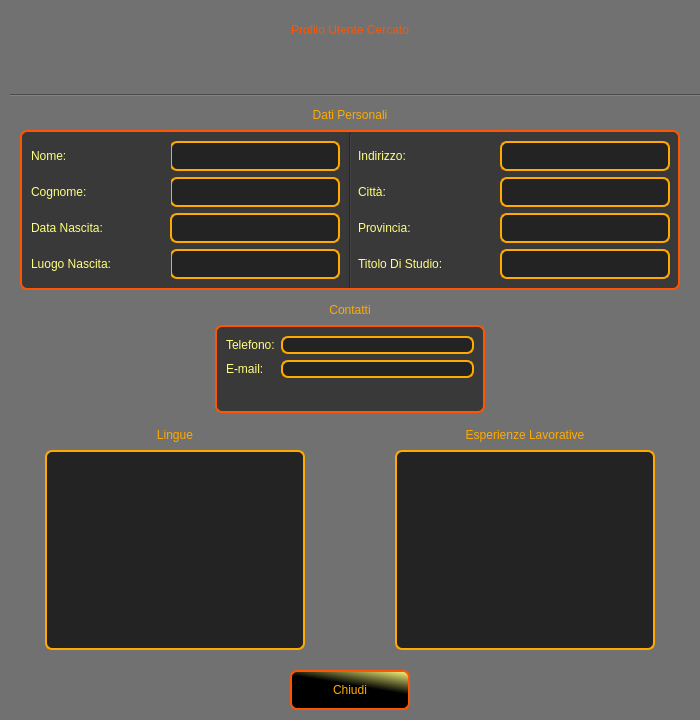
<?xml version="1.0" encoding="UTF-8"?>
<ui version="4.0">
 <class>InterfacciaProfiloAmico</class>
 <widget class="QWidget" name="InterfacciaProfiloAmico">
  <property name="geometry">
   <rect>
    <x>0</x>
    <y>0</y>
    <width>700</width>
    <height>720</height>
   </rect>
  </property>
  <property name="minimumSize">
   <size>
    <width>700</width>
    <height>720</height>
   </size>
  </property>
  <property name="maximumSize">
   <size>
    <width>700</width>
    <height>720</height>
   </size>
  </property>
  <property name="windowTitle">
   <string>Form</string>
  </property>
  <property name="styleSheet">
   <string notr="true">QWidget
{
	background-color:rgb(113, 113, 113);
}

QPushButton
{
	background-color:qlineargradient(spread:pad, x1:0.474, y1:1, x2:1, y2:0, stop:0.507177 rgba(0, 0, 0, 255), stop:1 rgba(255, 255, 127, 255));
	font: bold 16pt &quot;Kinnari&quot;;
	color: rgb(255, 170, 0);
	border-width: 2px;
	border-color:rgb(255, 85, 0);
	border-style: solid;
	border-radius: 7;
}

QPushButton:hover
{
	background-color:qlineargradient(spread:pad, x1:0.474, y1:1, x2:1, y2:0, stop:0 rgba(0, 0, 0, 255), stop:0.507177 rgba(255, 170, 0, 255)); 
	color: rgb(0, 0, 0);
}


QPushButton:hover:!pressed
{
	background-color:qlineargradient(spread:pad, x1:0.244, y1:1, x2:0.837, y2:0.227273, stop:0 rgba(255, 255, 127, 255), stop:0.507177 rgba(0, 0, 0, 255));
	color: rgb(255, 170, 0);
}

#ProfiloUtenteLabel
{
	font: bold italic 32pt &quot;Kinnari&quot;;
	color: rgb(255, 85, 0);
	background-color:rgb(113, 113, 113);
}

#DatiPersonaliLabel
{
	font: bold 18pt &quot;Kinnari&quot;;
	color:rgb(255, 170, 0);
	background-color:rgb(113, 113, 113);
}

#ContattiLabel
{
	font: bold 18pt &quot;Kinnari&quot;;
	color:rgb(255, 170, 0);
	background-color:rgb(113, 113, 113);
}

#LingueLabel
{
	font: bold 18pt &quot;Kinnari&quot;;
	color:rgb(255, 170, 0);
	background-color:rgb(113, 113, 113);
}

#EsperienzeLabel
{
	font: bold 18pt &quot;Kinnari&quot;;
	color:rgb(255, 170, 0);
	background-color:rgb(113, 113, 113);
}

QLabel
{
	font: bold 14pt &quot;Kinnari&quot;;
	color:rgb(255, 255, 127);
	background-color:rgb(57, 57, 57);
}

#CittaTextLabel
{
	font:bold 12pt &quot;Kinnari&quot;;
	color:rgb(255, 255, 127);
	background-color: rgb(35, 35, 35);
	border-style: solid;
	border: 2px solid rgb(255, 170, 0);
	border-radius: 7;
}

#NomeTextLabel
{
	font:bold 12pt &quot;Kinnari&quot;;
	color:rgb(255, 255, 127);
	background-color: rgb(35, 35, 35);
	border-style: solid;
	border: 2px solid rgb(255, 170, 0);
	border-radius: 7;
}

#CognomeTextLabel
{
	font:bold 12pt &quot;Kinnari&quot;;
	color:rgb(255, 255, 127);
	background-color: rgb(35, 35, 35);
	border-style: solid;
	border: 2px solid rgb(255, 170, 0);
	border-radius: 7;
}

#DataNascitaTextLabel
{
	font:bold 12pt &quot;Kinnari&quot;;
	color:rgb(255, 255, 127);
	background-color: rgb(35, 35, 35);
	border-style: solid;
	border: 2px solid rgb(255, 170, 0);
	border-radius: 7;
}

#LuogoNascitaTextLabel
{
	font:bold 12pt &quot;Kinnari&quot;;
	color:rgb(255, 255, 127);
	background-color: rgb(35, 35, 35);
	border-style: solid;
	border: 2px solid rgb(255, 170, 0);
	border-radius: 7;
}

#IndirizzoTextLabel
{
	font:bold 12pt &quot;Kinnari&quot;;
	color:rgb(255, 255, 127);
	background-color: rgb(35, 35, 35);
	border-style: solid;
	border: 2px solid rgb(255, 170, 0);
	border-radius: 7;
}

#ProvinciaTextLabel
{
	font:bold 12pt &quot;Kinnari&quot;;
	color:rgb(255, 255, 127);
	background-color: rgb(35, 35, 35);
	border-style: solid;
	border: 2px solid rgb(255, 170, 0);
	border-radius: 7;
}

#TitoloStudioTextLabel
{
	font:bold 12pt &quot;Kinnari&quot;;
	color:rgb(255, 255, 127);
	background-color: rgb(35, 35, 35);
	border-style: solid;
	border: 2px solid rgb(255, 170, 0);
	border-radius: 7;
}

#TelefonoTextLabel
{
	font:bold 12pt &quot;Kinnari&quot;;
	color:rgb(255, 255, 127);
	background-color: rgb(35, 35, 35);
	border-style: solid;
	border: 2px solid rgb(255, 170, 0);
	border-radius: 7;
}

#EmailTextLabel
{
	font:bold 12pt &quot;Kinnari&quot;;
	color:rgb(255, 255, 127);
	background-color: rgb(35, 35, 35);
	border-style: solid;
	border: 2px solid rgb(255, 170, 0);
	border-radius: 7;
}

QTextEdit
{
	font:bold 12pt &quot;Kinnari&quot;;
	color:rgb(255, 255, 127);
	background-color: rgb(35, 35, 35);
	selection-color: rgb(0, 0, 0);
	selection-background-color: rgb(255, 170, 0);
	border-style: solid;
	border: 2px solid rgb(255, 170, 0);
	border-radius: 7;s
}

QGroupBox
{
	background-color:rgb(57, 57, 57);
	border-width: 2px;
	border-color:rgb(255, 85, 0);
	border-style: solid;
	border-radius: 7;
}

#line2
{
	background-color:rgb(57, 57, 57);
}

#AvvisoLabel
{
	font: bold 12pt &quot;Kinnari&quot;;
	color: rgb(255, 255, 0);
	background-color:rgb(113, 113, 113);

}
</string>
  </property>
  <widget class="Line" name="line">
   <property name="geometry">
    <rect>
     <x>10</x>
     <y>90</y>
     <width>821</width>
     <height>10</height>
    </rect>
   </property>
   <property name="orientation">
    <enum>Qt::Horizontal</enum>
   </property>
  </widget>
  <widget class="QLabel" name="ProfiloUtenteLabel">
   <property name="geometry">
    <rect>
     <x>125</x>
     <y>0</y>
     <width>450</width>
     <height>60</height>
    </rect>
   </property>
   <property name="text">
    <string>Profilo Utente Cercato</string>
   </property>
   <property name="alignment">
    <set>Qt::AlignCenter</set>
   </property>
  </widget>
  <widget class="QPushButton" name="ChiudiButton">
   <property name="geometry">
    <rect>
     <x>290</x>
     <y>670</y>
     <width>120</width>
     <height>40</height>
    </rect>
   </property>
   <property name="cursor">
    <cursorShape>PointingHandCursor</cursorShape>
   </property>
   <property name="text">
    <string>Chiudi</string>
   </property>
  </widget>
  <widget class="QGroupBox" name="groupBox">
   <property name="geometry">
    <rect>
     <x>20</x>
     <y>130</y>
     <width>660</width>
     <height>160</height>
    </rect>
   </property>
   <property name="title">
    <string/>
   </property>
   <property name="alignment">
    <set>Qt::AlignLeading|Qt::AlignLeft|Qt::AlignVCenter</set>
   </property>
   <widget class="QLabel" name="TitoloStudioTextLabel">
    <property name="geometry">
     <rect>
      <x>480</x>
      <y>119</y>
      <width>170</width>
      <height>30</height>
     </rect>
    </property>
    <property name="text">
     <string/>
    </property>
   </widget>
   <widget class="QLabel" name="ProvinciaTextLabel">
    <property name="geometry">
     <rect>
      <x>480</x>
      <y>83</y>
      <width>170</width>
      <height>30</height>
     </rect>
    </property>
    <property name="text">
     <string/>
    </property>
   </widget>
   <widget class="QLabel" name="CognomeTextLabel">
    <property name="geometry">
     <rect>
      <x>150</x>
      <y>47</y>
      <width>170</width>
      <height>30</height>
     </rect>
    </property>
    <property name="text">
     <string/>
    </property>
   </widget>
   <widget class="QLabel" name="IndirizzoTextLabel">
    <property name="geometry">
     <rect>
      <x>480</x>
      <y>11</y>
      <width>170</width>
      <height>30</height>
     </rect>
    </property>
    <property name="text">
     <string/>
    </property>
   </widget>
   <widget class="QLabel" name="IndirizzoLabel">
    <property name="geometry">
     <rect>
      <x>338</x>
      <y>11</y>
      <width>140</width>
      <height>30</height>
     </rect>
    </property>
    <property name="text">
     <string>Indirizzo:</string>
    </property>
   </widget>
   <widget class="QLabel" name="DataNascitaLabel">
    <property name="geometry">
     <rect>
      <x>11</x>
      <y>83</y>
      <width>140</width>
      <height>30</height>
     </rect>
    </property>
    <property name="text">
     <string>Data Nascita:</string>
    </property>
   </widget>
   <widget class="QLabel" name="CittaLabel">
    <property name="geometry">
     <rect>
      <x>338</x>
      <y>47</y>
      <width>140</width>
      <height>30</height>
     </rect>
    </property>
    <property name="text">
     <string>Città:</string>
    </property>
   </widget>
   <widget class="QLabel" name="LuogoNascitaTextLabel">
    <property name="geometry">
     <rect>
      <x>150</x>
      <y>119</y>
      <width>170</width>
      <height>30</height>
     </rect>
    </property>
    <property name="text">
     <string/>
    </property>
   </widget>
   <widget class="QLabel" name="TitoloStudioLabel">
    <property name="geometry">
     <rect>
      <x>338</x>
      <y>119</y>
      <width>140</width>
      <height>30</height>
     </rect>
    </property>
    <property name="text">
     <string>Titolo Di Studio:</string>
    </property>
   </widget>
   <widget class="QLabel" name="NomeTextLabel">
    <property name="geometry">
     <rect>
      <x>150</x>
      <y>11</y>
      <width>170</width>
      <height>30</height>
     </rect>
    </property>
    <property name="text">
     <string/>
    </property>
   </widget>
   <widget class="QLabel" name="DataNascitaTextLabel">
    <property name="geometry">
     <rect>
      <x>150</x>
      <y>83</y>
      <width>170</width>
      <height>30</height>
     </rect>
    </property>
    <property name="text">
     <string/>
    </property>
   </widget>
   <widget class="QLabel" name="ProvinciaLabel">
    <property name="geometry">
     <rect>
      <x>338</x>
      <y>83</y>
      <width>140</width>
      <height>30</height>
     </rect>
    </property>
    <property name="text">
     <string>Provincia:</string>
    </property>
   </widget>
   <widget class="QLabel" name="CittaTextLabel">
    <property name="geometry">
     <rect>
      <x>480</x>
      <y>47</y>
      <width>170</width>
      <height>30</height>
     </rect>
    </property>
    <property name="text">
     <string/>
    </property>
   </widget>
   <widget class="QLabel" name="NomeLabel">
    <property name="geometry">
     <rect>
      <x>11</x>
      <y>11</y>
      <width>140</width>
      <height>30</height>
     </rect>
    </property>
    <property name="text">
     <string>Nome:</string>
    </property>
   </widget>
   <widget class="QLabel" name="CognomeLabel">
    <property name="geometry">
     <rect>
      <x>11</x>
      <y>47</y>
      <width>140</width>
      <height>30</height>
     </rect>
    </property>
    <property name="text">
     <string>Cognome:</string>
    </property>
   </widget>
   <widget class="QLabel" name="LuogoNascitaLabel">
    <property name="geometry">
     <rect>
      <x>11</x>
      <y>119</y>
      <width>140</width>
      <height>30</height>
     </rect>
    </property>
    <property name="text">
     <string>Luogo Nascita:</string>
    </property>
   </widget>
   <widget class="Line" name="line2">
    <property name="geometry">
     <rect>
      <x>325</x>
      <y>3</y>
      <width>10</width>
      <height>155</height>
     </rect>
    </property>
    <property name="orientation">
     <enum>Qt::Vertical</enum>
    </property>
   </widget>
  </widget>
  <widget class="QGroupBox" name="groupBox_3">
   <property name="geometry">
    <rect>
     <x>215</x>
     <y>325</y>
     <width>270</width>
     <height>88</height>
    </rect>
   </property>
   <property name="title">
    <string/>
   </property>
   <layout class="QFormLayout" name="formLayout">
    <item row="0" column="0">
     <widget class="QLabel" name="label_6">
      <property name="text">
       <string>Telefono:</string>
      </property>
     </widget>
    </item>
    <item row="0" column="1">
     <widget class="QLabel" name="TelefonoTextLabel">
      <property name="text">
       <string/>
      </property>
     </widget>
    </item>
    <item row="1" column="0">
     <widget class="QLabel" name="label_7">
      <property name="text">
       <string>E-mail:</string>
      </property>
     </widget>
    </item>
    <item row="1" column="1">
     <widget class="QLabel" name="EmailTextLabel">
      <property name="text">
       <string/>
      </property>
     </widget>
    </item>
   </layout>
  </widget>
  <widget class="QLabel" name="DatiPersonaliLabel">
   <property name="geometry">
    <rect>
     <x>275</x>
     <y>100</y>
     <width>150</width>
     <height>30</height>
    </rect>
   </property>
   <property name="text">
    <string>Dati Personali</string>
   </property>
   <property name="alignment">
    <set>Qt::AlignCenter</set>
   </property>
  </widget>
  <widget class="QLabel" name="ContattiLabel">
   <property name="geometry">
    <rect>
     <x>310</x>
     <y>295</y>
     <width>80</width>
     <height>30</height>
    </rect>
   </property>
   <property name="text">
    <string>Contatti</string>
   </property>
   <property name="alignment">
    <set>Qt::AlignCenter</set>
   </property>
  </widget>
  <widget class="QLabel" name="LingueLabel">
   <property name="geometry">
    <rect>
     <x>140</x>
     <y>420</y>
     <width>70</width>
     <height>30</height>
    </rect>
   </property>
   <property name="text">
    <string>Lingue</string>
   </property>
   <property name="alignment">
    <set>Qt::AlignCenter</set>
   </property>
  </widget>
  <widget class="QLabel" name="EsperienzeLabel">
   <property name="geometry">
    <rect>
     <x>415</x>
     <y>420</y>
     <width>220</width>
     <height>30</height>
    </rect>
   </property>
   <property name="text">
    <string>Esperienze Lavorative</string>
   </property>
   <property name="alignment">
    <set>Qt::AlignCenter</set>
   </property>
  </widget>
  <widget class="QTextBrowser" name="LingueTextBrowser">
   <property name="geometry">
    <rect>
     <x>45</x>
     <y>450</y>
     <width>260</width>
     <height>200</height>
    </rect>
   </property>
  </widget>
  <widget class="QTextBrowser" name="EsperienzeLavorativeTextBrowser">
   <property name="geometry">
    <rect>
     <x>395</x>
     <y>450</y>
     <width>260</width>
     <height>200</height>
    </rect>
   </property>
  </widget>
  <widget class="QLabel" name="AvvisoLabel">
   <property name="geometry">
    <rect>
     <x>75</x>
     <y>60</y>
     <width>550</width>
     <height>30</height>
    </rect>
   </property>
   <property name="text">
    <string/>
   </property>
   <property name="alignment">
    <set>Qt::AlignCenter</set>
   </property>
  </widget>
 </widget>
 <resources/>
 <connections/>
</ui>
